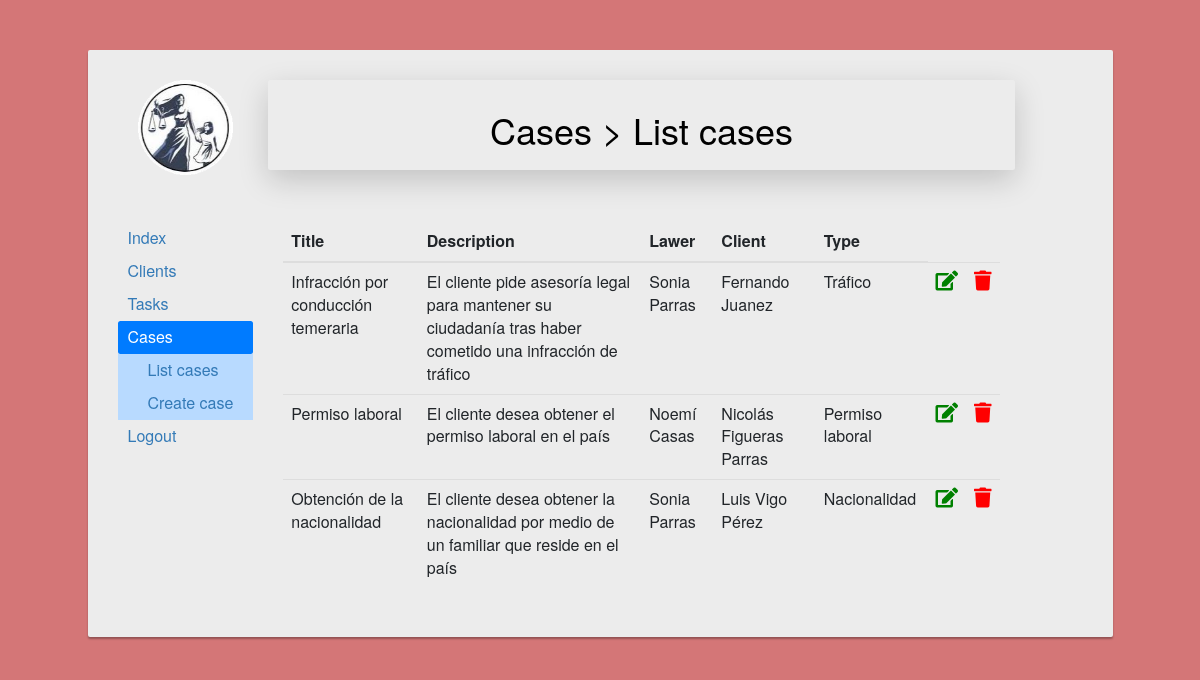
Page /personalArea/Worker/Cases/index.php (signed in) on the committed database.
### tables this page shows
CREATE TABLE `cases` (
  `case_ID` bigint(20) UNSIGNED NOT NULL,
  `title` varchar(200) NOT NULL,
  `description` varchar(1000) NOT NULL,
  `lawer_ID` bigint(20) NOT NULL,
  `client_ID` bigint(20) NOT NULL,
  `type` varchar(50) NOT NULL
);

CREATE TABLE `lawers` (
  `lawer_ID` bigint(20) UNSIGNED NOT NULL,
  `name` varchar(50) NOT NULL,
  `surname` varchar(70) NOT NULL,
  `birth_date` date NOT NULL,
  `phone` int(11) NOT NULL,
  `email` varchar(50) NOT NULL,
  `username` varchar(15) NOT NULL,
  `password` varchar(30) NOT NULL,
  `salary` float NOT NULL
);

CREATE TABLE `clients` (
  `client_ID` bigint(20) UNSIGNED NOT NULL,
  `name` varchar(50) NOT NULL,
  `surname` varchar(70) NOT NULL,
  `birth_date` date NOT NULL,
  `phone` int(11) NOT NULL,
  `email` varchar(70) NOT NULL,
  `username` varchar(15) NOT NULL,
  `password` varchar(25) NOT NULL,
  `bill` float NOT NULL
);

### personalArea/Worker/Cases/index.php (the view, shortened to what this page needs)
<!DOCTYPE html>
<html lang="en">
    <head>
        <link rel="stylesheet" href="https://stackpath.bootstrapcdn.com/bootstrap/4.3.1/css/bootstrap.min.css">
        <link rel="stylesheet" href="https://maxcdn.bootstrapcdn.com/bootstrap/3.3.7/css/bootstrap.min.css">
        <link rel="stylesheet" href="https://maxcdn.bootstrapcdn.com/font-awesome/4.7.0/css/font-awesome.min.css">
        <link rel="stylesheet" href="https://use.fontawesome.com/releases/v5.8.1/css/all.css">
    </head>
    <body>
            <?php
                $db = connectDb();
            ?>
        <div class="container-fluid content">
            <div class="row">
                <div class="col-10 offset-1 insideContainer">
                    <div class="row">
                        <div class="col-2 avatar">
                            <img src="../../../img/iconAvatar.png" alt="Avatar">
                        </div>
                        <div class="col-9 shadow-lg p-3 mb-5 bg-#70c5c0 rounded">
                            <h1 class="h1" style="text-align: center">Cases > List cases</h1>
                        </div>
                    </div>
                    <br>
                    <div class="row">
                        <div class="col-2">
                                <div class="nav flex-column nav-pills" id="v-pills-tab" role="tablist" aria-orientation="vertical">
                                    <a class='nav-link' href='../index.php'>Index</a>
                                    <a class='nav-link' href='../Clients/'>Clients</a>
                                    <a class='nav-link' href="../Tasks/">Tasks</a>
                                    <a class="nav-link active" href="../Cases/">Cases</a>
                                    <div class="table-primary" style="padding-left: 20px;">
                                        <table>
                                            <tr>
                                                <td>
                                                    <a class='nav-link' href='index.php'>List cases</a>
                                                </td>
                                            </tr>
                                            <tr>
                                                <td>
                                                    <a class='nav-link' href='create.php'>Create case</a>
                                                </td>
                                            </tr>
                                        </table>
                                    </div>
                                    <a class="nav-link" href="../../../login/logout.php">Logout</a>
                                </div>
                        </div>
                            <div class="col-9">
                                <?php
                                    $listQuery = mysqli_query($db, "SELECT * FROM cases");
                                    if($row = mysqli_fetch_array($listQuery)){
                                        echo "<table class='table'>";
                                            echo "<thead>";
                                                echo "<tr>";
                                                    echo "<th scope='col'>Title</th>";
                                                    echo "<th scope='col'>Description</th>";
                                                    echo "<th scope='col'>Lawer</th>";
                                                    echo "<th scope='col'>Client</th>";
                                                    echo "<th scope='col'>Type</th>";
                                                echo "</tr>";
                                            echo "</thead>";
                                            do{
                                                echo "<tr>";
                                                    $caseID=$row['case_ID'];
                                                    echo "<td>".$row["title"]."</td>";
                                                    echo "<td>".$row["description"]."</td>";
                                                    $lawerName = mysqli_fetch_array(mysqli_query($db, "SELECT * FROM lawers WHERE lawer_ID = '$row[lawer_ID]'"));
                                                    echo "<td>".$lawerName["name"]." ".$lawerName["surname"]."</td>";
                                                    $clientName = mysqli_fetch_array(mysqli_query($db, "SELECT * FROM clients WHERE client_ID = '$row[client_ID]'"));
                                                    echo "<td>".$clientName["name"]." ".$clientName["surname"]."</td>";
                                                    echo "<td>".$row["type"]."</td>";
                                                    echo "<td style='text-align: center'><a href='modify.php?case=$caseID'><i class='fa fa-edit' style='font-size:20px;color:green'></i></a></td>";
                                                    echo "<td style='text-align: center'><a class='delete_button' href='delete.php?case=$caseID'><i class='fa fa-trash' style='font-size:20px;color:red'></i></a></td>";
                                                echo "</tr>";
                                            }while($row = mysqli_fetch_array($listQuery));
                                    }else{
                                        echo "There is no record";
                                    }
                                ?>
                            </div>
                    </div>
                </div>
            </div>
        </div>
    </body>
</html>

### personalArea/Worker/Cases/index.php (style rules this page uses)
html, body { overflow-x: hidden; }
body { color: #fff; background: #d47677; }
.content { margin: 0 auto; padding: 50px 0px 300px; }
.insideContainer { color:black; border-radius: 2px; margin-bottom: 15px; font-size: 16px; background: #ececec; box-shadow: 0px 2px 2px rgba(0, 0, 0, 0.3); padding: 30px; position: relative; width:80vw; }
.avatar { text-align: center; }
.avatar img { width: 95px; height: 95px; }

### rows in the picture
cases: title "Infracción por conducción temeraria", description "El cliente pide asesoría legal para mantener su ciudadanía tras haber cometido una infracción de tráfico", lawer_ID.name "Sonia", lawer_ID.surname "Parras", client_ID.name "Fernando", client_ID.surname "Juanez", type "Tráfico"
cases: title "Permiso laboral", description "El cliente desea obtener el permiso laboral en el país", lawer_ID.name "Noemí", lawer_ID.surname "Casas", client_ID.name "Nicolás", client_ID.surname "Figueras Parras", type "Permiso laboral"
cases: title "Obtención de la nacionalidad", description "El cliente desea obtener la nacionalidad por medio de un familiar que reside en el país", lawer_ID.name "Sonia", lawer_ID.surname "Parras", client_ID.name "Luis", client_ID.surname "Vigo Pérez", type "Nacionalidad"
